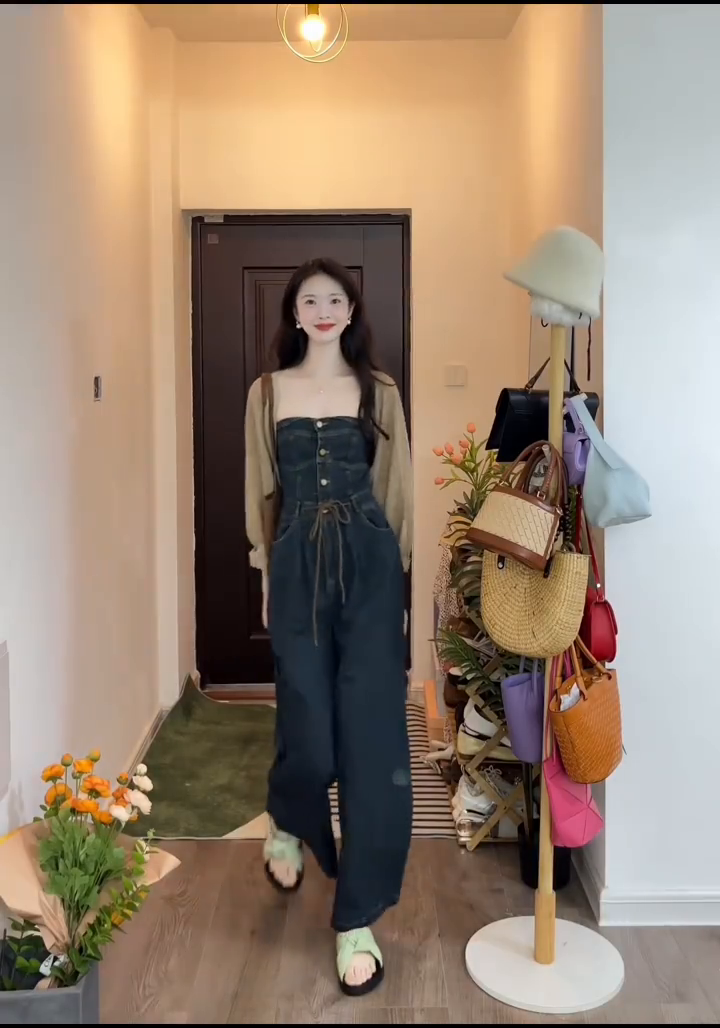
#> input picture frame 39 of b.mp4, 720 x 1028 px
$ python test.py
#> lines starting #> are read from the running program, lines starting #| are printed output that depends on the picture; after the words box and inside, x2 and y2 are one past the last pixel; in counts of white or black regions, pixels touching at a corner belong together; pictures that were not available may be replaced by others from this repository, and a replacement may not be noted
import os
import cv2
import numpy as np
from PIL import Image

# 读取视频文件和掩码文件
cap = cv2.VideoCapture('b.mp4')
# 读取 masks 文件夹
mask_path = 'masks'
mask_list = os.listdir(mask_path)
# mask_list 排序
# print(mask_list)

# 读取视频中每一帧，与 masks 中的掩码文件进行按位与操作
frame_idx = 0

while True:
    ret, frame = cap.read()
#> frame is the input picture: shape (1028, 720, 3); mean B, G, R 114.4, 132.3, 151.9
    if ret:
        mask = cv2.imread(os.path.join(mask_path, f"{str(frame_idx).zfill(5)}.png"))
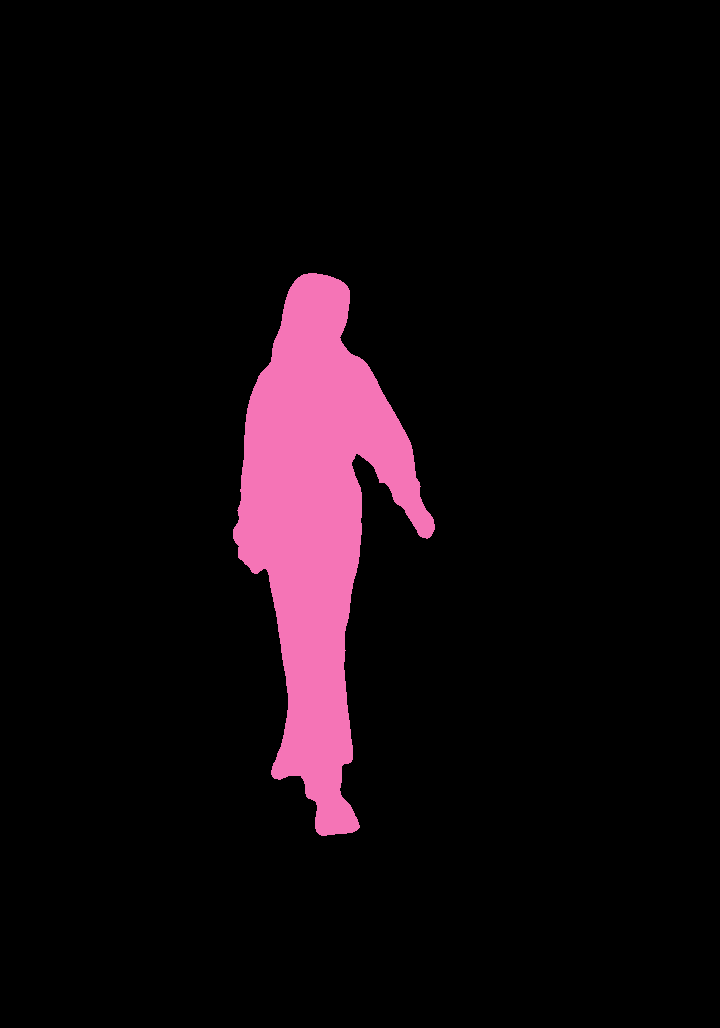
#> input picture masks/00007.png, 720 x 1028 px, given in place of 00000.png, which was not available
#> mask is the input picture: shape (1028, 720, 3); mean B, G, R 12.7, 8.1, 17.1
        # mask二值化
        _, mask = cv2.threshold(mask, 1, 255, cv2.THRESH_BINARY)
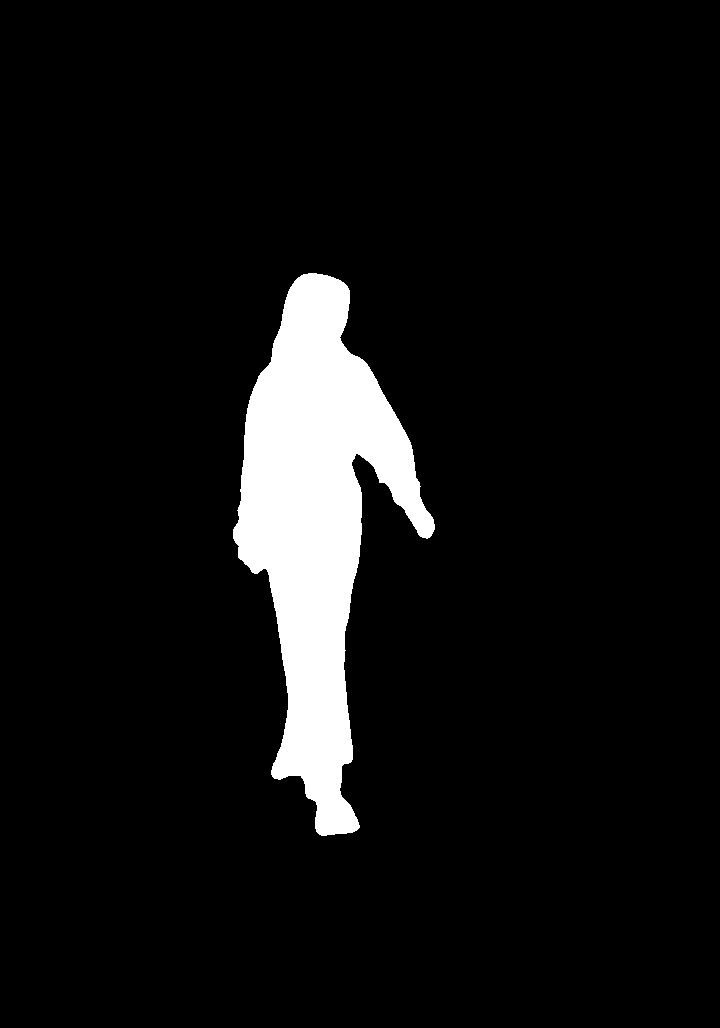
#> mask: shape (1028, 720, 3); 7% white; 1 white region, box (x1, y1, x2, y2) and area: (233, 273, 435, 836) 51640
        print(mask.shape)
#| (1028, 720, 3)
        # 读取的 mask 是三通道的，需要转换成四通道的
        # mask = cv2.cvtColor(mask, cv2.COLOR_BGR2BGRA)
        # 保存 mask 黑白两色
        # cv2.imwrite(f"{str(frame_idx).zfill(5)}_c.png", mask[:, :, ::1])
        # 融合 frame 和 mask

        frame = cv2.cvtColor(frame, cv2.COLOR_BGR2BGRA)
#> frame: shape (1028, 720, 4)
        mask = cv2.cvtColor(mask, cv2.COLOR_BGR2BGRA)
#> mask: shape (1028, 720, 4)

        frame = cv2.bitwise_and(frame, mask)
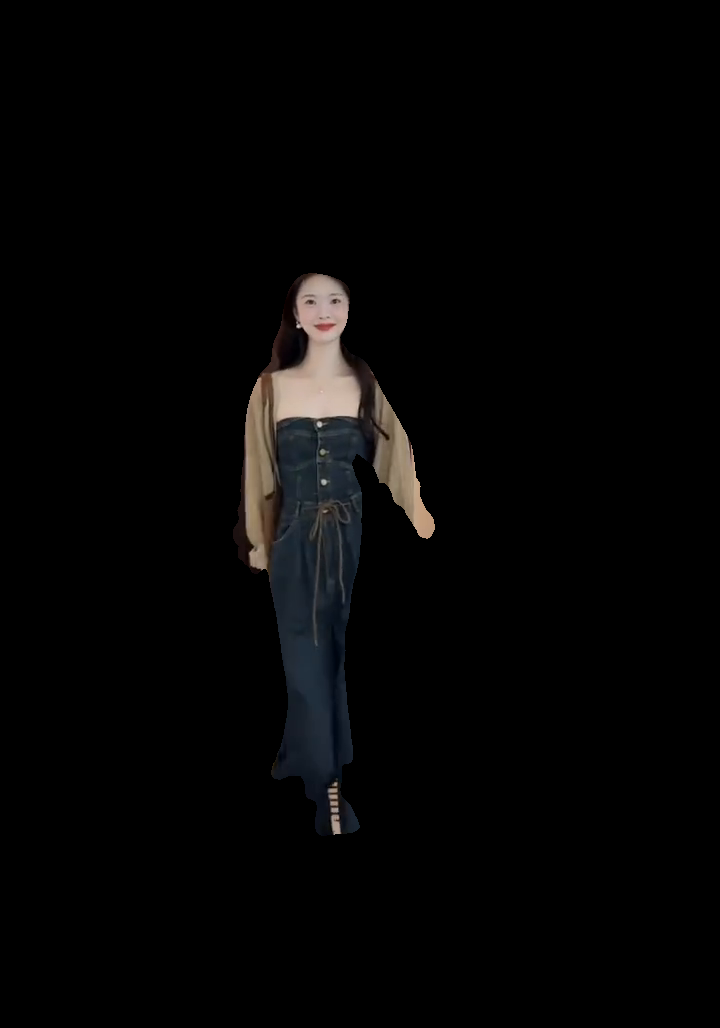
#> frame: shape (1028, 720, 4); mean B, G, R, A 4.7, 4.8, 5.1, 255
        print(frame.shape)
#| (1028, 720, 4)
        print(frame[0, 0])
#| [  0   0   0 255]
        # Slice of alpha channel
        alpha = frame[:, :, 3]
#> alpha: shape (1028, 720); every value is 255

        # Use logical indexing to set alpha channel to 0 where BGR=0
        alpha[np.all(frame[:, :, 0:3] == (0, 0, 0), 2)] = 0
#> alpha: shape (1028, 720); 7% white; 1 white region, box (x1, y1, x2, y2) and area: (233, 273, 435, 836) 51638
        print(frame[0, 0])
#| [0 0 0 0]
        # 保存融合后的图片
        cv2.imwrite(f"{str(frame_idx).zfill(5)}_b.png", frame)
        # cv2.imwrite(f"{str(frame_idx).zfill(5)}_b.png", frame, [cv2.IMWRITE_PNG_COMPRESSION, 0])

    else:
        break
    frame_idx = frame_idx + 1
cap.release()
# END: 3j5d9f8d4j3d

$ run again, starting later in the video
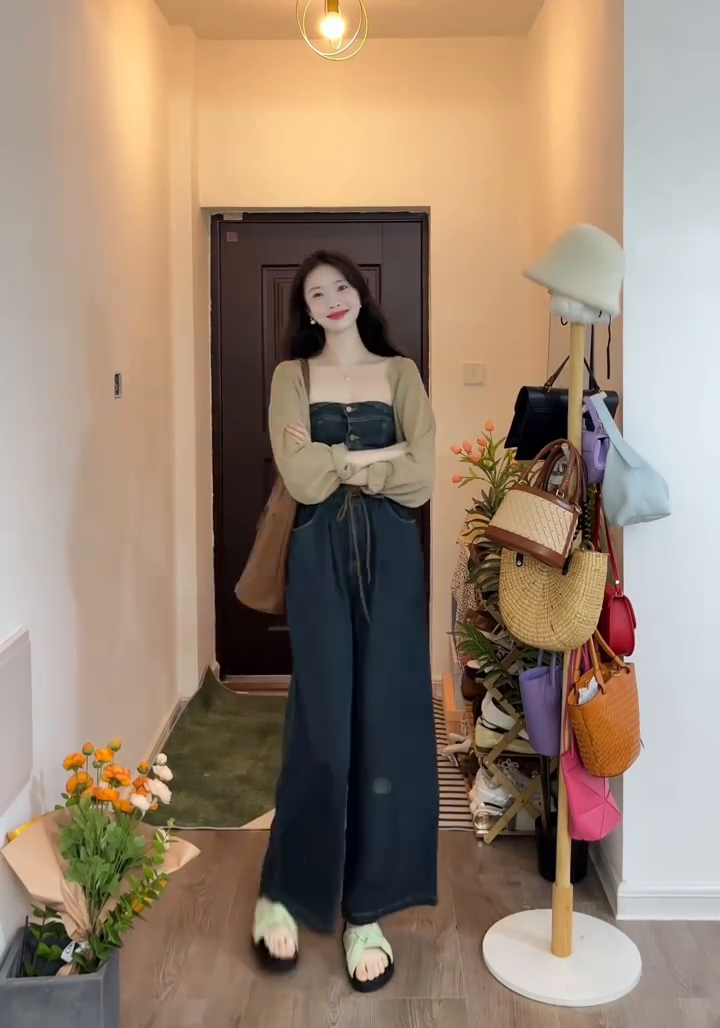
#> input picture frame 179 of b.mp4, 720 x 1028 px
#> frame is the input picture: shape (1028, 720, 3); mean B, G, R 113.5, 132.2, 152.7
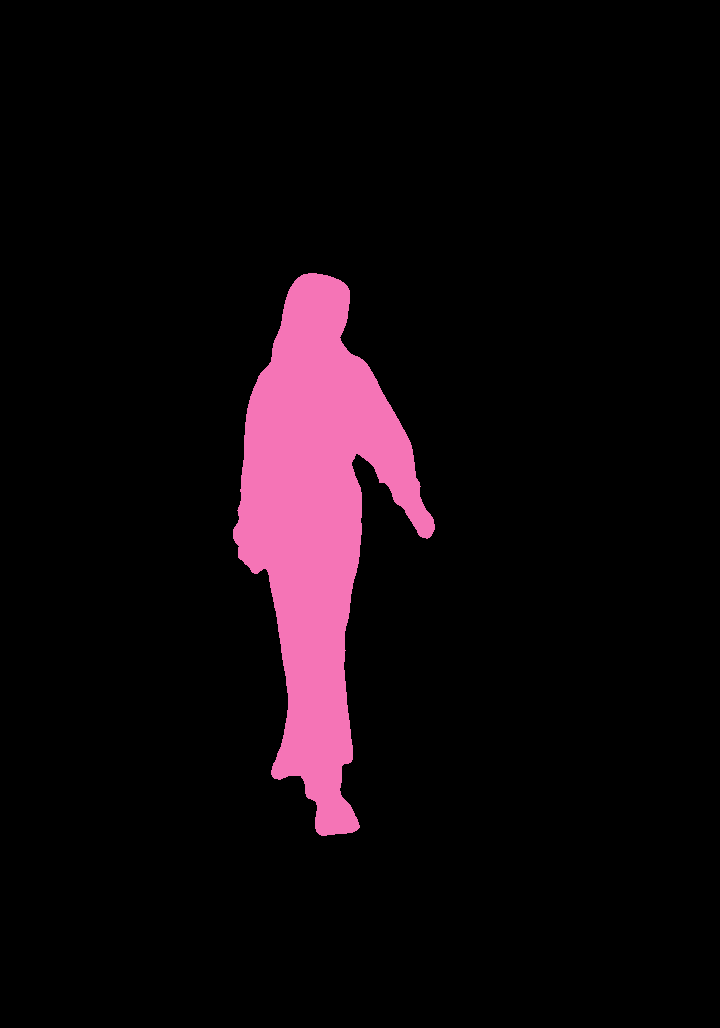
#> input picture masks/00007.png, 720 x 1028 px, given in place of 00000.png, which was not available
#> mask is the input picture: shape (1028, 720, 3); mean B, G, R 12.7, 8.1, 17.1
#| (1028, 720, 3)
#> `frame = cv2.bitwise_and(frame, mask)`:
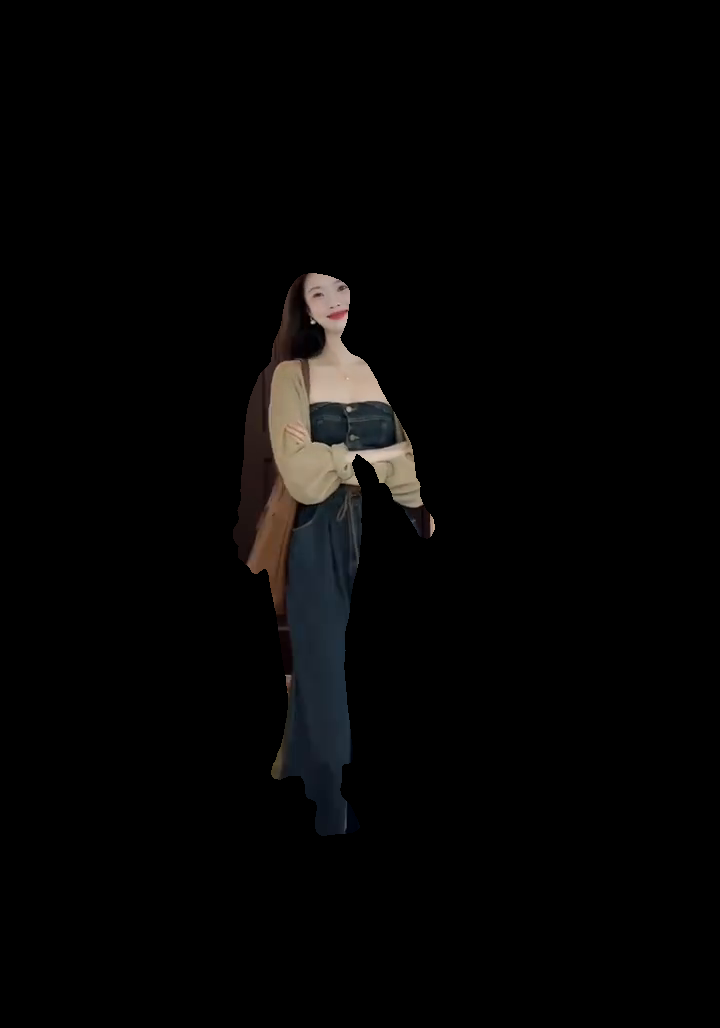
#> frame: shape (1028, 720, 4); mean B, G, R, A 4.5, 4.8, 5.2, 255
#| (1028, 720, 4)
#| [  0   0   0 255]
#| [0 0 0 0]

$ run again, starting later in the video
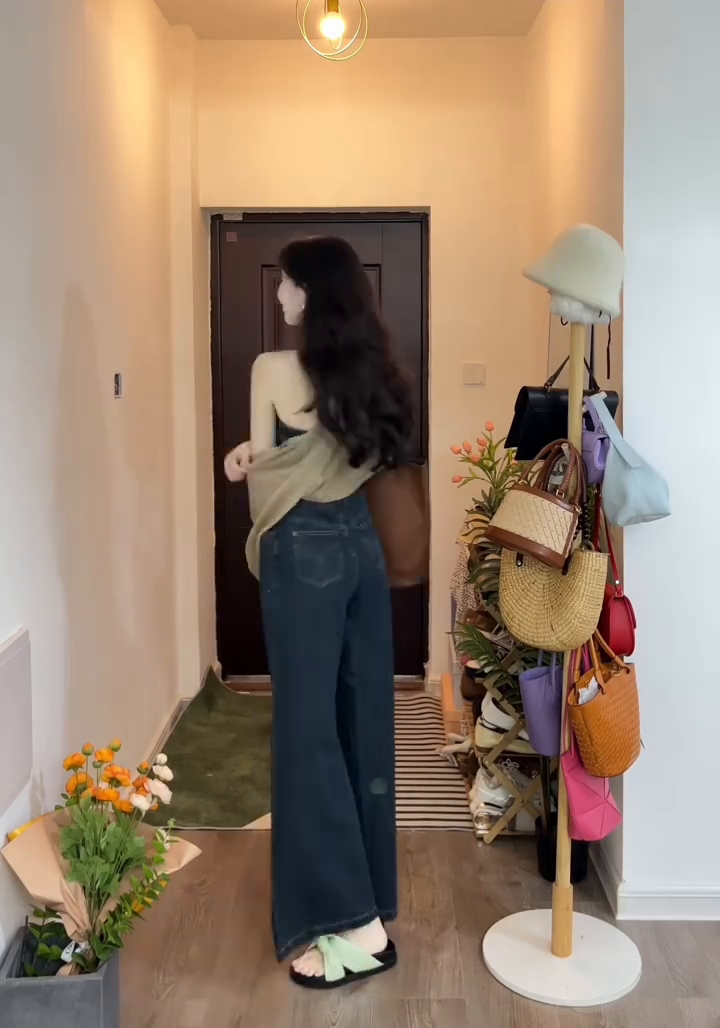
#> input picture frame 318 of b.mp4, 720 x 1028 px
#> frame is the input picture: shape (1028, 720, 3); mean B, G, R 112.1, 131.3, 152.4
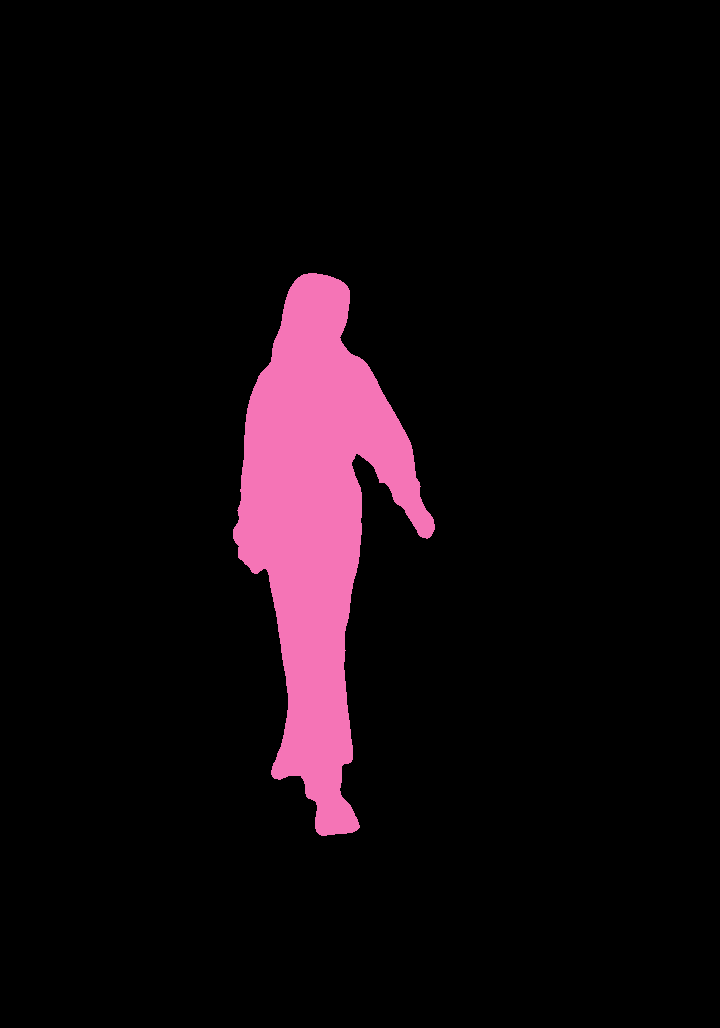
#> input picture masks/00007.png, 720 x 1028 px, given in place of 00000.png, which was not available
#> mask is the input picture: shape (1028, 720, 3); mean B, G, R 12.7, 8.1, 17.1
#| (1028, 720, 3)
#> `frame = cv2.bitwise_and(frame, mask)`:
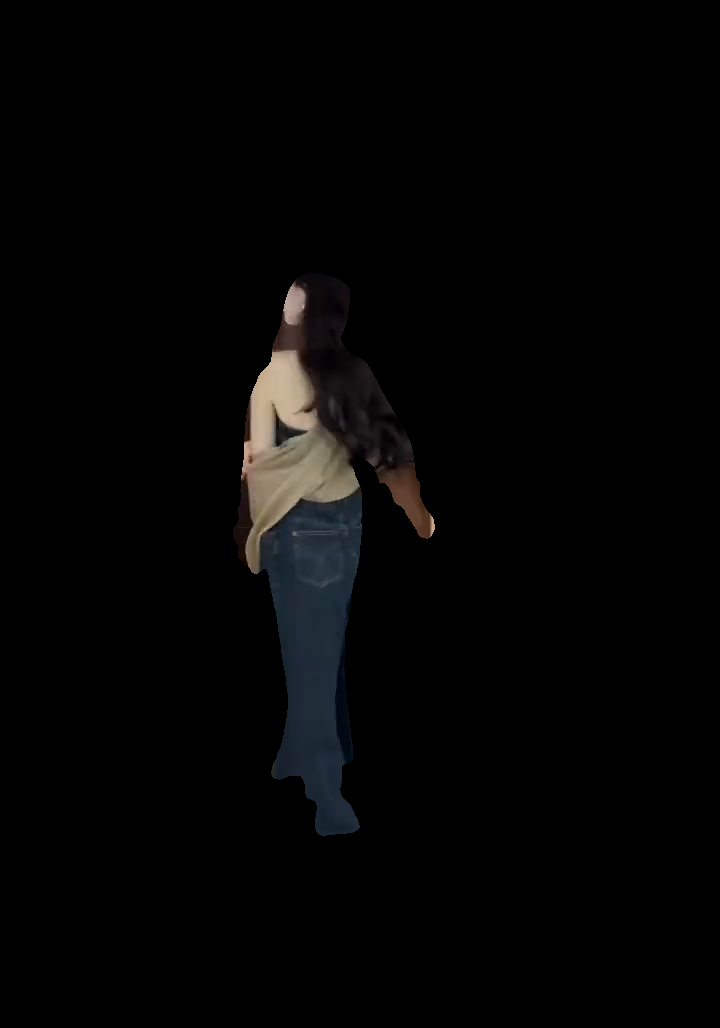
#> frame: shape (1028, 720, 4); mean B, G, R, A 4.1, 4.2, 4.3, 255
#| (1028, 720, 4)
#| [  0   0   0 255]
#| [0 0 0 0]
